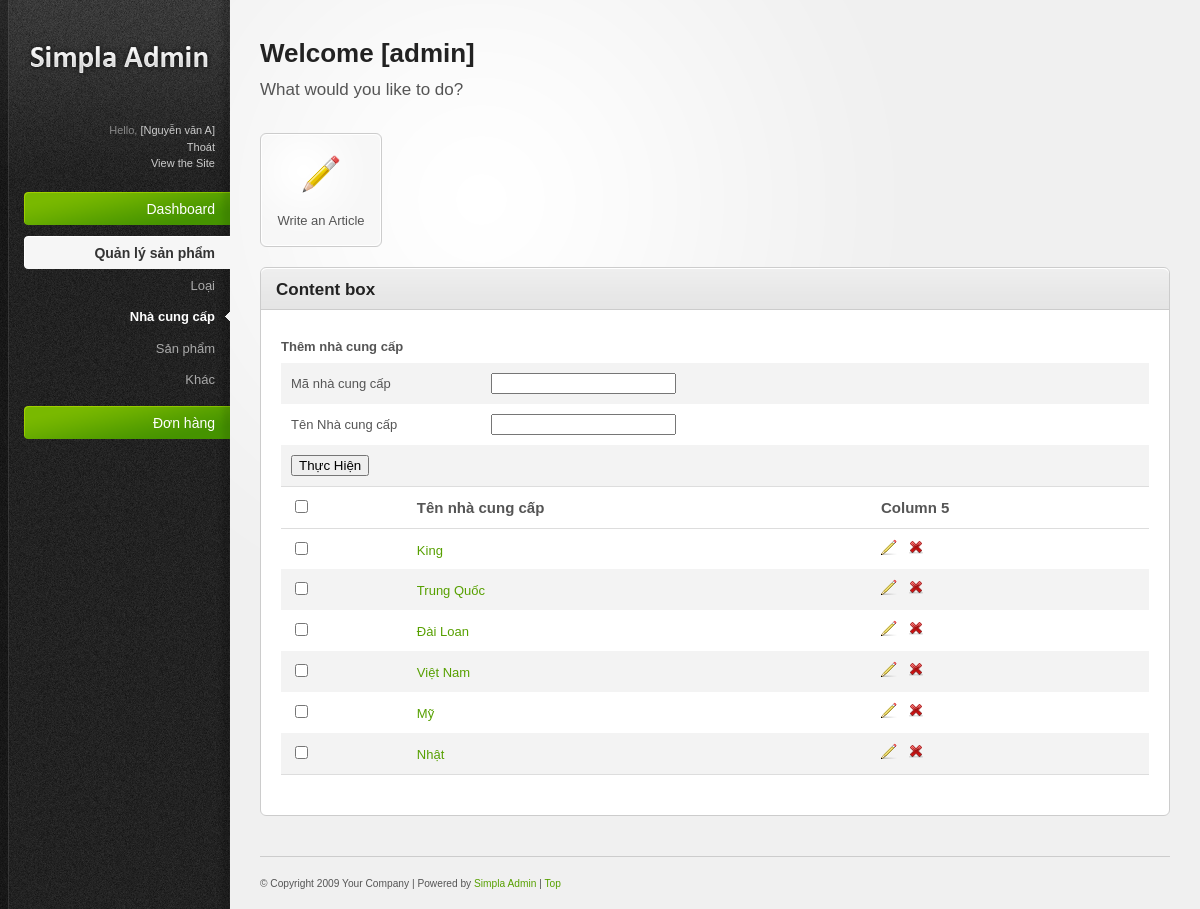
The page /admins/index.php?mod=book&group=pub (signed in) on the database as committed earlier.
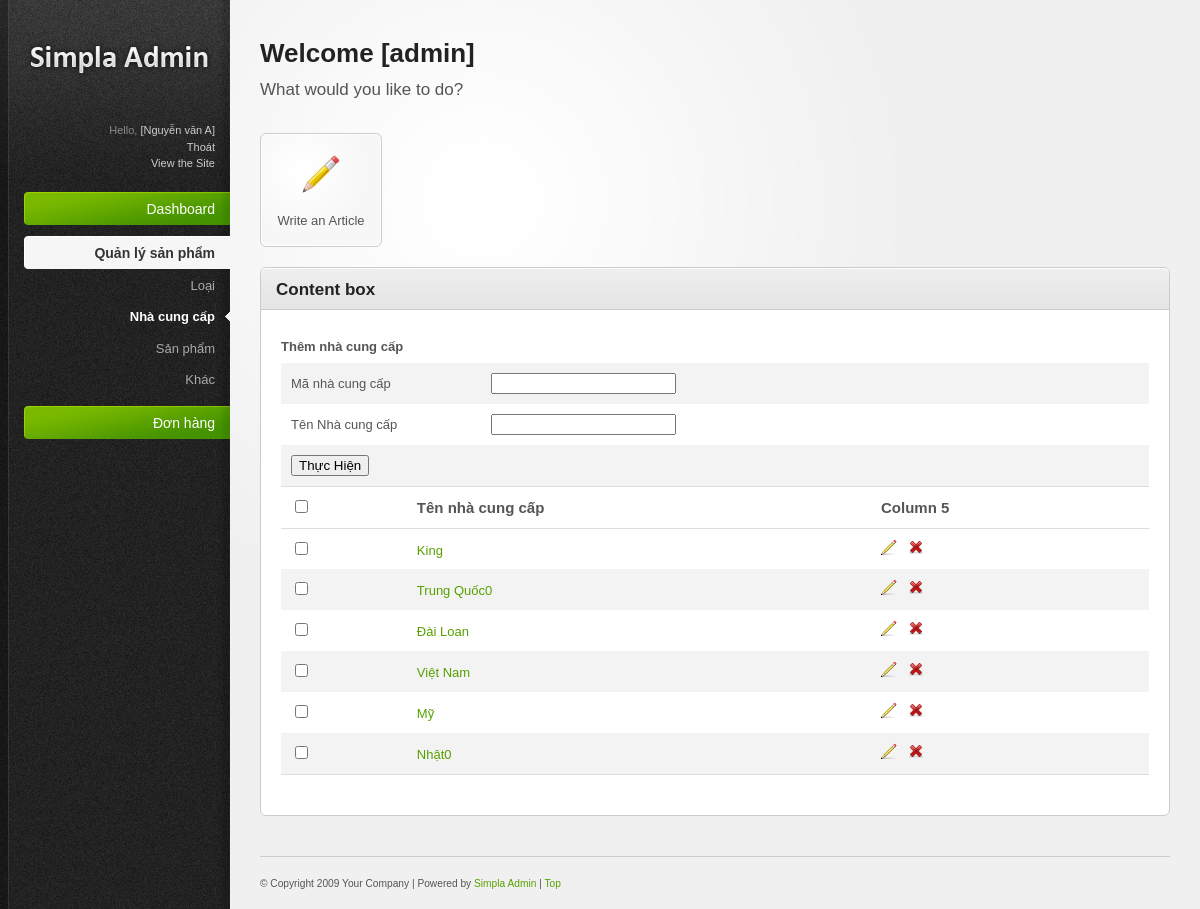
The same page on the database as committed later.
### tables this page shows
CREATE TABLE `nhaxb` (
  `mancc` varchar(5) NOT NULL,
  `tenncc` varchar(30) NOT NULL
);

### classes/Db.class.php (called while the page is built, shortened)
<?php
class Db{
		private $dbh= null;
		public function __construct()
		{
			$driver="mysql:host=". HOST."; dbname=". DB_NAME;
			try
			{
				$this->dbh = new PDO($driver, DB_USER, DB_PASS);
				$this->dbh->query("set names 'utf8' ");
			}
			catch(PDOException $e)
			{
				echo "Err:". $e->getMessage();	exit();
			}
		}
		private function query($sql, $arr = array(), $mode = PDO::FETCH_ASSOC)
		{
			$stm = $this->dbh->prepare($sql);
			if (!$stm->execute( $arr))
				{
					echo "Sql lỗi.";
				}
			return $stm->fetchAll($mode);
		}
		public function exeQuery($sql,  $arr = array(), $mode = PDO::FETCH_ASSOC)
		{
			return $this->query($sql, $arr, $mode);
		}
	}
?>

### classes/pub.class.php (called while the page is built, shortened)
<?php
class pub extends Db{
	public function getAll()
	{
		return $this->exeQuery("select * from nhaxb");
	}
}
?>

### admins/module/pub/pubShow.php (the view, shortened to what this page needs)
<?php
$pub = new pub();
$data = $pub->getAll();
 ?>
 <form action="index.php?mod=pub&ac=add" method="post">
<fieldset>
<legend>Thêm nhà cung cấp</legend>
<table width="50%" border="1" cellspacing="3">
  <tr>
    <td width="23%">Mã nhà cung cấp</td>
    <td width="77%"><input type="text" name="mancc" ></td>
  </tr>
  <tr>
    <td>Tên Nhà cung cấp</td>
    <td><input type="text" name="tenncc" ></td>
  </tr>
  <tr>
    <td colspan="2">
    <input type="submit" value="Thực Hiện">
	?></td>
    </tr>
</table>
</fieldset>
</form>
 <div class="tab-content default-tab" id="tab1">
						<table>
							<thead>
								<tr>
								   <th><input class="check-all" type="checkbox" /></th>
								   <th>Tên nhà cung cấp</th>
								   <th>Column 5</th>
								</tr>
							</thead>
							<tfoot>
								<tr>
									<td colspan="6">
									</td>
								</tr>
							</tfoot>
							<tbody>
                            <?php
							foreach( $data as $r)
							{?>
								<tr>
									<td><input type="checkbox" /></td>
								<td><a href="#" title="title"><?php echo $r["tenncc"];?>
                                    </a></td>
									<td>
										 <a href="index.php?mod=pub&ac=edit&id=<?php echo $r["mancc"];?>" title="Edit"><img src="resources/images/icons/pencil.png" alt="Edit" /></a>&nbsp;&nbsp;
										 <a onclick="return confirm('Are you want to delete?')"
										  href="index.php?mod=pub&ac=delete&id=<?php echo $r["mancc"];?>" title="Delete"><img src="resources/images/icons/cross.png" alt="Delete" /></a>
									</td>
								</tr>
								<?php
							}
								?>
							</tbody>
						</table>
					</div>

Rows that differ between the two databases and show on the page:
changed nhaxb: tenncc "Trung Quốc" → "Trung Quốc0"
changed nhaxb: tenncc "Nhật" → "Nhật0"
